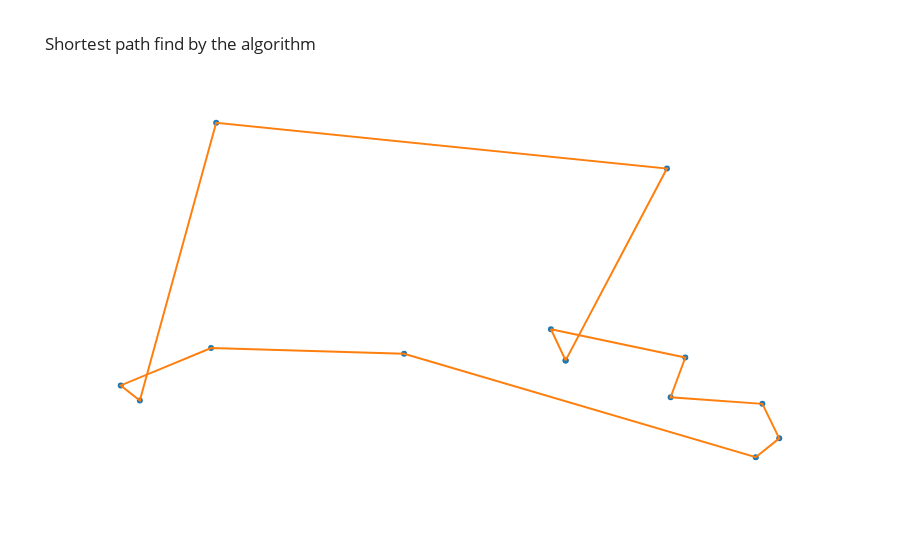

Notebook cell for this chart:
### Markdown cell above
### Lancement du test et affichage du chemin parcouru

### Code cell
# Initialisation du dataframe
data = init_random_df(nombre_de_villes)

# Initialisation de la matrice des distances relatives
mat_distance = matrice_distance(data)

if choix_algo == 0:
    chemin_initial, temps_calcul = src.algo_proche_voisin.plus_proche_voisin(
        mat_distance)

    # Lancement de l'algorithme 2-opt
    df_res = src.algo_2_opt.main(
        mat_distance, chemin_initial)
elif choix_algo == 1:
    # Lancement de l'algorithme plus proche voisin
    df_res = src.algo_proche_voisin.main(mat_distance)
else:
     # Lancement de l'algorithme génétique
    df_res = src.algo_genetique.main(data, mat_distance)

# La solution trouvée par l'algo choisi
affichage(df_res, data).show()

### Figure 1 — Plotly figure (JSON) as saved in the notebook; plotly's stock layout.template omitted (floating-point values rounded to 4 significant figures)
{"data": [{"hovertemplate": "x=%{x}<br>y=%{y}<extra></extra>", "legendgroup": "", "marker": {"color": "#1F77B4", "symbol": "circle"}, "mode": "markers", "name": "", "orientation": "v", "showlegend": false, "type": "scatter", "x": [641, 621, 804, 784, 909, 932, 900, 421, 158, 35, 61, 165, 779, 641], "xaxis": "x", "y": [305, 371, 311, 227, 213, 140, 100, 319, 331, 252, 220, 808, 711, 305], "yaxis": "y"}, {"mode": "lines", "showlegend": false, "type": "scatter", "x": [641, 621, 804, 784, 909, 932, 900, 421, 158, 35, 61, 165, 779, 641], "y": [305, 371, 311, 227, 213, 140, 100, 319, 331, 252, 220, 808, 711, 305]}], "layout": {"legend": {"tracegroupgap": 0}, "title": {"text": "Shortest path find by the algorithm"}, "xaxis": {"anchor": "y", "domain": [0, 1], "title": {"text": "x"}, "visible": false, "zeroline": false}, "yaxis": {"anchor": "x", "domain": [0, 1], "title": {"text": "y"}, "visible": false, "zeroline": false}}}
